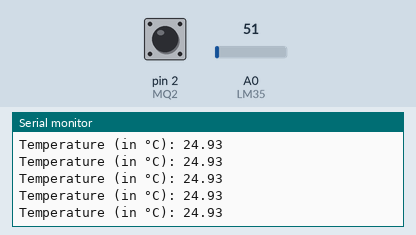
A sketch run on a simulated Arduino Uno, built with avr-gcc and run on an emulated ATmega328P. Parts: the last lines printed to the serial monitor. Inputs (shaded band) come from the test bench; at power-on: A0 (LM35) = 51, pin 2 (MQ2) HIGH. The modem accepts every AT command (registered, SIM ready, sends succeed) and sends nothing else.

Above: at 5.2 s.
5.3 s: A0 (LM35) set to 114
At 5.61 s:
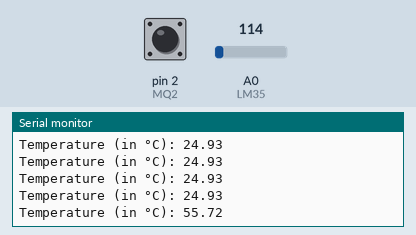
6.8 s: A0 (LM35) set to 128
At 7.9 s:
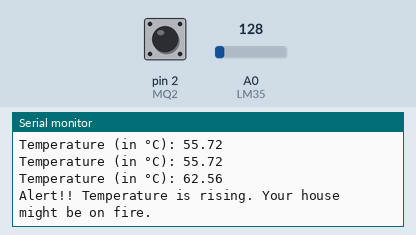
Timing chart, 0 to 9.8 s (numbered marks = the images above; inputs shaded):
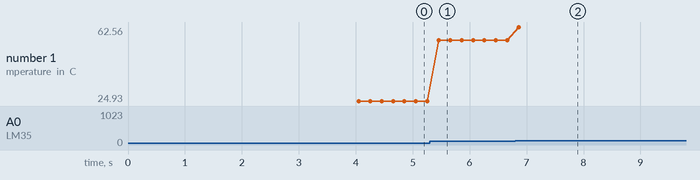

The sketch:

FireAlarm.ino
```cpp
#include <SoftwareSerial.h> //Library for replicating Rx, Tx

SoftwareSerial GSM_Serial(7, 8); //Rx Pin, Tx Pin

#define MQ2 2 //Pin to which MQ2 gas sensor is connected
#define LM35 A0 //Pin to which LM35 is connected
#define TEMP_THRES 60 //Temperature (in °C) above which alert should be triggered

float VRef = 5.0; //Voltage to which +Vs pin of LM35 is connected
float resolution = (VRef*100)/1023.0; //Calculation of resolution

bool notGasLeak = true; //Status of gas leakage
float tempRead; //Stores the temperature reading

void setup() {
  Serial.begin(9600); //Initialization of Arduino's serial
  GSM_Serial.begin(9600); //Initialization of GSM's serial
  pinMode(MQ2,INPUT); //Define the direction of MQ2 DO pin
  pinMode(LM35,INPUT); //Define the direction of LM35 out pin

  GSM_Serial.println("AT+CPIN?"); //Checks the SIM card presence
  delay(1000);
  GSM_Serial.println("AT+COPS?"); //To know the network operator
  delay(1000);
  GSM_Serial.println("AT+CMGF=1"); //Sets the message format to text mode
  delay(1000);
  GSM_Serial.println("AT+CNMI=2,2,0,0,0"); //Indicates new SMS
  delay(1000);
}

void loop() {
  notGasLeak = digitalRead(MQ2); //Reads the output from DO of MQ2 gas sensor
  tempRead = analogRead(LM35); //Reads the analog output from LM35
  tempRead *= resolution; //Conversion of analog output to temperature

  if(!notGasLeak) { //If LPG/smoke is detected (MQ2 reading is 0)
    Serial.println("Alert!! Smoke/LPG detected.");
    sendAlert();
  }

  Serial.print("Temperature (in °C): ");
  Serial.println(tempRead);

  if(tempRead  > TEMP_THRES) { //If temperature rises above TEMP_THRES
    Serial.println("Alert!! Temperature is rising. Your house might be on fire.");
    sendAlert();
  }

  delay(200);
}

//Custom function for sending an Alert through call and SMS
void sendAlert() {
  GSM_Serial.println("AT+CMGS=\"xxyyyyyyyyyy\""); //Replace x with country code and y with mobile number
  delay(1000);
  GSM_Serial.print("Emergency!! Your house might be under risk of LPG leakage or fire."); //SMS text to be sent
  delay(1000);
  GSM_Serial.println((char)26); //ASCII code of CTRL+Z. Acts as a Send key.
  delay(5000);
  GSM_Serial.println("ATDxxyyyyyyyyyy;"); //Replace x with country code and y with mobile number
  delay(1000);
}
```

Measured:
- the behaviour switches between 122 and 123 on A0 (LM35) (found by bisection; images 1 and 2)
- after the input at 5.3 s, the serial monitor: prints a new line after 0.16 s (image 1)
- after the input at 6.8 s, the serial monitor: prints a new line after 0.06 s (image 2)
- plotted number 1: 24.93 → 55.72 after the input at 5.3 s, 55.72 → 62.56 after the input at 6.8 s
